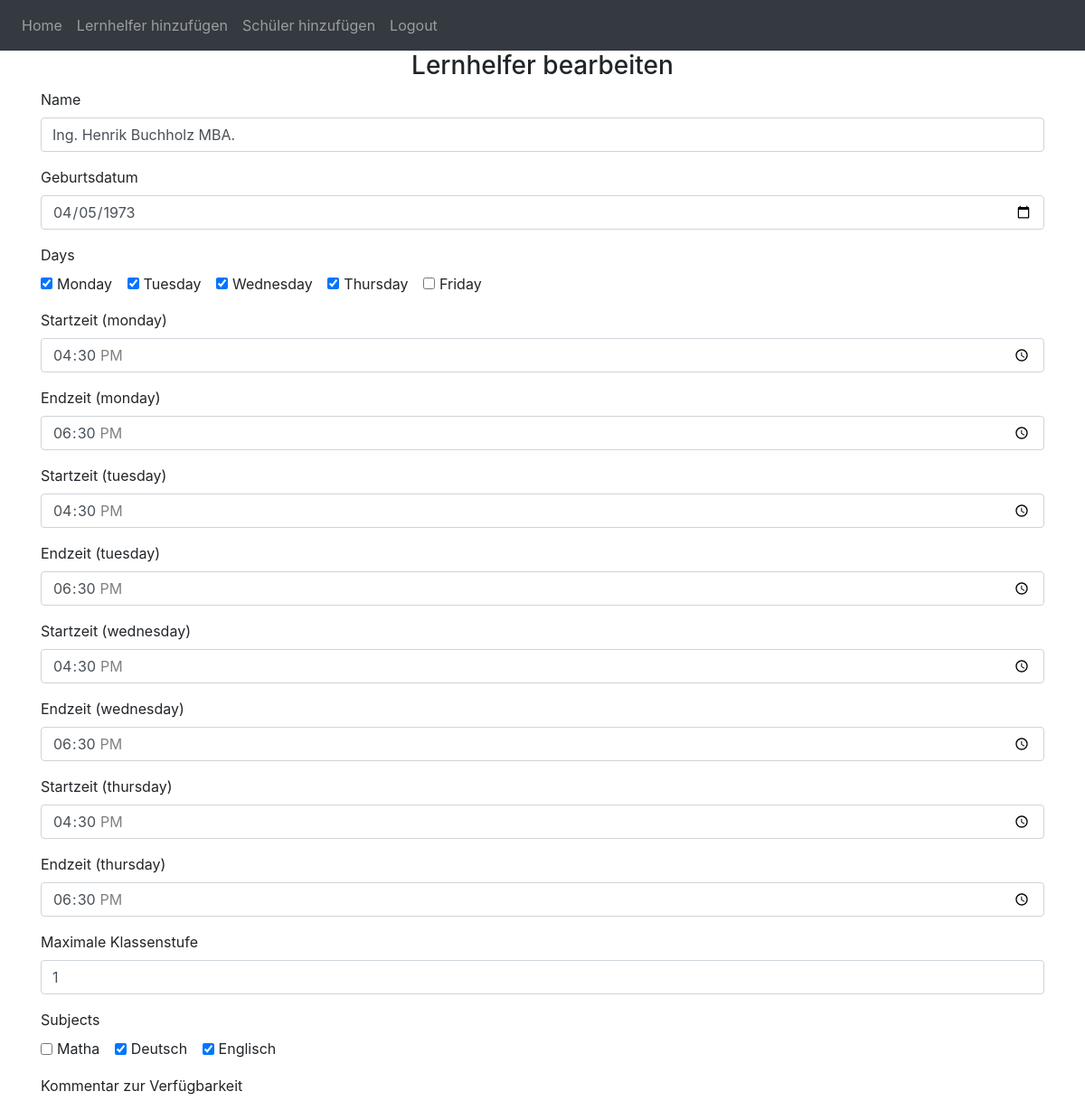
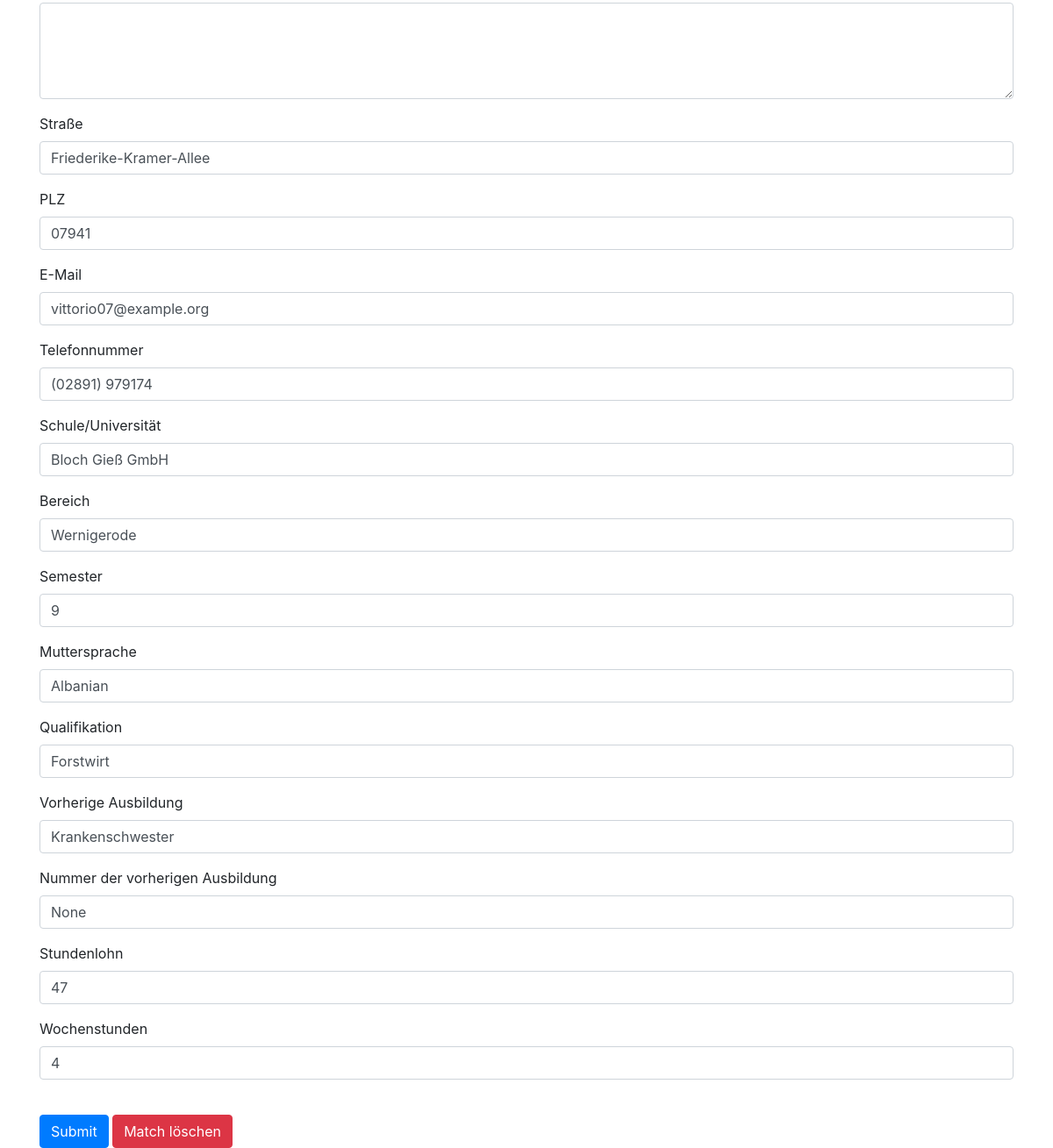
The app's page /edit-tutor/1 (signed in) with its own data (2 pictures, top to bottom).
### website/models.py (models this page shows)
class Tutor(db.Model):
    id = db.Column(db.Integer, primary_key=True)
    name = db.Column(db.String(150))
    birthdate = db.Column(db.Date)
    start_date = db.Column(db.Date)
    max_grade = db.Column(db.Integer)
    hours = db.Column(db.String(10))
    subjects = db.Column(db.String(150))
    availability = db.relationship('Availability', backref='tutor')
    comment = db.Column(db.String(1000))
    street = db.Column(db.String(150))
    plz = db.Column(db.String(10))
    email = db.Column(db.String(150), unique=True)
    phone = db.Column(db.String(20))
    school_university = db.Column(db.String(150))
    area = db.Column(db.String(150))
    semester = db.Column(db.String(10))
    native_language = db.Column(db.String(150))
    qualification = db.Column(db.String(150))
    previous_training = db.Column(db.String(150))
    previous_training_nr = db.Column(db.String(150))
    wage = db.Column(db.String(150))

class Availability(db.Model):
    id = db.Column(db.Integer, primary_key=True)
    tutor_id = db.Column(db.Integer, db.ForeignKey('tutor.id'))
    day = db.Column(db.String(50))
    start_time = db.Column(db.Time)
    end_time = db.Column(db.Time)

### website/views.py (the view, shortened to what this page needs)
@views.route('/edit-tutor/<int:tutor_id>', methods=['GET', 'POST'])
@login_required
def edit_tutor(tutor_id):
    tutor = Tutor.query.get_or_404(tutor_id)
    availabilities = Availability.query.filter_by(tutor_id=tutor_id).all()
    match_days = {}
    for day in ['monday', 'tuesday', 'wednesday', 'thursday', 'friday']:
        start_time = request.form.get(f'{day}_start_time')
        end_time = request.form.get(f'{day}_end_time')
        if start_time and end_time:
            match_days[day] = {'start_time': start_time, 'end_time': end_time}
    return render_template('edit_tutor.html', tutor_has_day=tutor_has_day, match_days = match_days, get_tutor_time = get_tutor_time, tutor=tutor, user=current_user, tutor_has_availability=tutor_has_availability, get_availability_time=get_availability_time, availabilities=availabilities)

### website/__init__.py (called while the page is built)
def create_app():
    app = Flask(__name__)
    app.config['SECRET_KEY'] = 'devremoveaftdderdeployAndFix'
    app.config['SQLALCHEMY_DATABASE_URI'] = f'sqlite:///{DB_NAME}'
    app.json_encoder = CustomJSONEncoder
    db.init_app(app)
    from .views import views
    from .auth import auth
    app.register_blueprint(views, url_prefix='/')
    app.register_blueprint(auth, url_prefix='/')
    from .models import User, Note
    create_database(app)
    login_manager = LoginManager()
    login_manager.login_view = 'auth.login'
    login_manager.init_app(app)
    @login_manager.user_loader
    def load_user(id):
        return User.query.get(int(id))
    return app

### website/views.py (called while the page is built)
@views.app_context_processor
def inject_tutor_has_availability():
    return dict(tutor_has_availability=tutor_has_availability)

def get_tutor_time(tutor, day, time_type):
    for match_day in tutor.availability:
        if match_day.day == day:
            if time_type == 'start_time':
                return match_day.start_time
            elif time_type == 'end_time':
                return match_day.end_time
    return None

def tutor_has_day(tutor, day):
    return any(match_day.day == day for match_day in tutor.availability)

### website/templates/edit_tutor.html (shortened to what this page needs)
{% extends "base.html" %}
{% block content %}
<form method="POST">
  <h3 align="center">Lernhelfer bearbeiten</h3>
  <div class="form-group">
    <label for="name">Name</label>
    <input type="text" class="form-control" id="name" name="name" value="{{ tutor.name }}" placeholder="Enter name">
  </div>
  <div class="form-group">
    <label for="birthdate">Geburtsdatum</label>
    <input type="date" class="form-control" id="birthdate" name="birthdate" value="{{ tutor.birthdate }}">
  </div>
  <div class="form-group">
    <label>Days</label><br>
    {% for day in ['monday', 'tuesday', 'wednesday', 'thursday', 'friday'] %}
    <div class="form-check form-check-inline">
      <input type="checkbox" class="form-check-input" id="{{day}}" name="availability[]" value="{{day}}" {% if tutor_has_day(tutor, day) %} checked {% endif %}>
      <label class="form-check-label" for="{{day}}">{{day.capitalize()}}</label>
    </div>
    {% endfor %}
  </div>
  <div id="availability-fields">
    {% for day in ['monday', 'tuesday', 'wednesday', 'thursday', 'friday'] %}
      {% if tutor_has_day(tutor, day) %}
        {% set start_time = get_tutor_time(tutor, day, 'start_time') %}
        {% set end_time = get_tutor_time(tutor, day, 'end_time') %}
        <div class="form-group" id="{{ day }}_availability_fields">
          <label for="{{ day }}_start_time">Startzeit ({{ day }})</label>
          <input type="time" class="form-control" id="{{ day }}_start_time" name="{{ day }}_start_time" min="14:00" max="19:00" value="{{ start_time|default('') }}">
        </div>
        <div class="form-group" id="{{ day }}_availability_fields_end">
          <label for="{{ day }}_end_time">Endzeit ({{ day }})</label>
          <input type="time" class="form-control" id="{{ day }}_end_time" name="{{ day }}_end_time" min="14:00" max="19:00" value="{{ end_time|default('') }}">
        </div>
      {% endif %}
    {% endfor %}
  <div class="form-group">
    <label for="max_grade">Maximale Klassenstufe</label>
    <input type="number" class="form-control" id="max_grade" name="max_grade" min="1" max="12" value="{{ tutor.max_grade }}">
  </div>
  <div class="form-group">
    <label>Subjects</label><br>
    {% for subject in ['matha', 'deutsch', 'englisch'] %}
      <div class="form-check form-check-inline">
        <input type="checkbox" class="form-check-input" id="{{subject}}" name="subjects[]" value="{{subject}}" {% if subject in tutor.subjects.split(',') %} checked {% endif %}>
        <label class="form-check-label" for="{{subject}}">{{subject.capitalize()}}</label>
      </div>
    {% endfor %}
  </div>
  <div class="form-group">
    <label for="availability_comment">Kommentar zur Verfügbarkeit</label>
    <textarea class="form-control" id="availability_comment" name="availability_comment" rows="4">{{ tutor.availability_comment }}</textarea>
  </div>
  <div class="form-group">
    <label for="street">Straße</label>
    <input type="text" class="form-control" id="street" name="street" value="{{ tutor.street }}" placeholder="Enter street">
  </div>
  <div class="form-group">
    <label for="plz">PLZ</label>
    <input type="text" class="form-control" id="plz" name="plz" value="{{ tutor.plz }}" placeholder="Enter PLZ">
  </div>
  <div class="form-group">
    <label for="email">E-Mail</label>
    <input type="email" class="form-control" id="email" name="email" value="{{ tutor.email }}" placeholder="Enter email">
  </div>
  <div class="form-group">
    <label for="phone">Telefonnummer</label>
    <input type="tel" class="form-control" id="phone" name="phone" value="{{ tutor.phone }}" placeholder="Enter phone number">
  </div>
  <div class="form-group">
    <label for="school_university">Schule/Universität</label>
    <input type="text" class="form-control" id="school_university" name="school_university" value="{{ tutor.school_university }}" placeholder="Enter school/university">
  </div>
  <div class="form-group">
    <label for="area">Bereich</label>
    <input type="text" class="form-control" id="area" name="area" value="{{ tutor.area }}" placeholder="Enter area">
  </div>
  <div class="form-group">
    <label for="semester">Semester</label>
    <input type="text" class="form-control" id="semester" name="semester" value="{{ tutor.semester }}" placeholder="Enter semester">
  </div>
  <div class="form-group">
    <label for="native_language">Muttersprache</label>
    <input type="text" class="form-control" id="native_language" name="native_language" value="{{ tutor.native_language }}" placeholder="Enter native language">
  </div>
  <div class="form-group">
    <label for="qualification">Qualifikation</label>
    <input type="text" class="form-control" id="qualification" name="qualification" value="{{ tutor.qualification }}" placeholder="Enter qualification">
  </div>
  <div class="form-group">
    <label for="previous_training">Vorherige Ausbildung</label>
    <input type="text" class="form-control" id="previous_training" name="previous_training" value="{{ tutor.previous_training }}" placeholder="Enter previous training">
  </div>
  <div class="form-group">
    <label for="previous_training_nr">Nummer der vorherigen Ausbildung</label>
    <input type="text" class="form-control" id="previous_training_nr" name="previous_training_nr" value="{{ tutor.previous_training_nr }}" placeholder="Enter previous training number">
  </div>
  <div class="form-group">
    <label for="wage">Stundenlohn</label>
    <input type="text" class="form-control" id="wage" name="wage" value="{{ tutor.wage }}" placeholder="Enter wage">
  </div>
  <div class="form-group">
    <label for="hours">Wochenstunden</label>
    <input type="text" class="form-control" id="hours" name="hours" value="{{ tutor.hours }}" placeholder="Wochenstunden angeben">
  </div>
  <br />
  <button type="submit" class="btn btn-primary">Submit</button>
  <button type="submit" class="btn btn-danger" formaction="{{ url_for('views.delete_tutor', tutor_id=tutor.id) }}" onclick="return confirm('Möchtest du echt den Tutor entfernen?');">Match löschen</button>
</form>
{% endblock %}

### records on screen
Tutor: name "Ing. Henrik Buchholz MBA.", birthdate "04/05/1973", max_grade "1", subjects "☑" "☑", street "Friederike-Kramer-Allee", plz "07941", email "vittorio07@example.org", phone "(02891) 979174", school_university "Bloch Gieß GmbH", area "Wernigerode", semester "9", native_language "Albanian", qualification "Forstwirt", previous_training "Krankenschwester", previous_training_nr "None", wage "47", hours "4"
Availability: capitalize "Monday", day "monday", start_time "16:30:00", end_time "18:30:00"
Availability: day "☑", capitalize "Thursday", day "thursday", start_time "16:30:00", end_time "18:30:00"
Availability: capitalize "Tuesday", day "tuesday", start_time "16:30:00", end_time "18:30:00"
Availability: capitalize "Wednesday", day "wednesday", start_time "16:30:00", end_time "18:30:00"

### other values on screen
{{ day.capitalize() }} "Friday"
{{ subject.capitalize() }} "Matha" "Deutsch" "Englisch"
